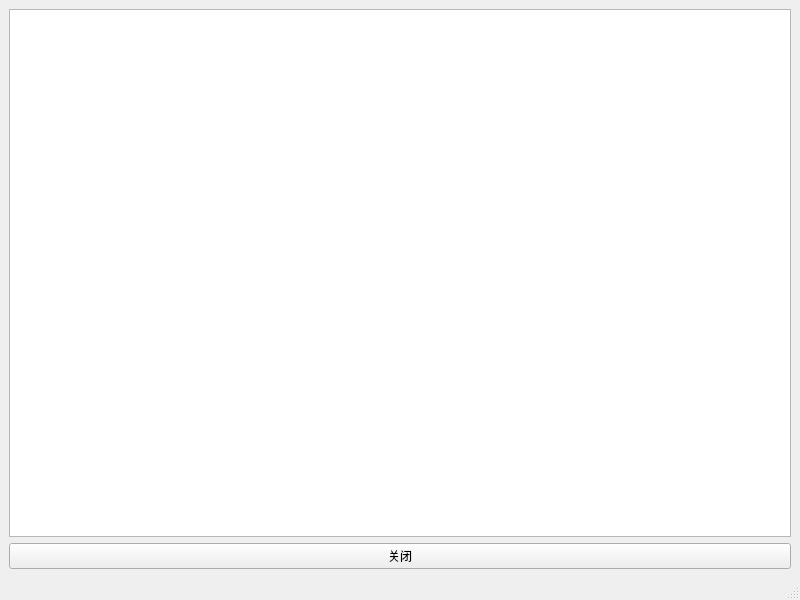
<?xml version="1.0" encoding="UTF-8"?>
<ui version="4.0">
 <class>MainWindow</class>
 <widget class="QMainWindow" name="MainWindow">
  <property name="geometry">
   <rect>
    <x>0</x>
    <y>0</y>
    <width>800</width>
    <height>600</height>
   </rect>
  </property>
  <property name="windowTitle">
   <string>MainWindow</string>
  </property>
  <widget class="QWidget" name="centralwidget">
   <layout class="QGridLayout" name="gridLayout_2">
    <item row="0" column="0">
     <layout class="QGridLayout" name="gridLayout">
      <item row="0" column="0">
       <widget class="QTextEdit" name="textEdit"/>
      </item>
      <item row="1" column="0">
       <widget class="QPushButton" name="btnClose">
        <property name="text">
         <string>关闭</string>
        </property>
       </widget>
      </item>
     </layout>
    </item>
   </layout>
  </widget>
  <widget class="QMenuBar" name="menubar">
   <property name="geometry">
    <rect>
     <x>0</x>
     <y>0</y>
     <width>800</width>
     <height>23</height>
    </rect>
   </property>
  </widget>
  <widget class="QStatusBar" name="statusbar"/>
 </widget>
 <resources/>
 <connections/>
</ui>
